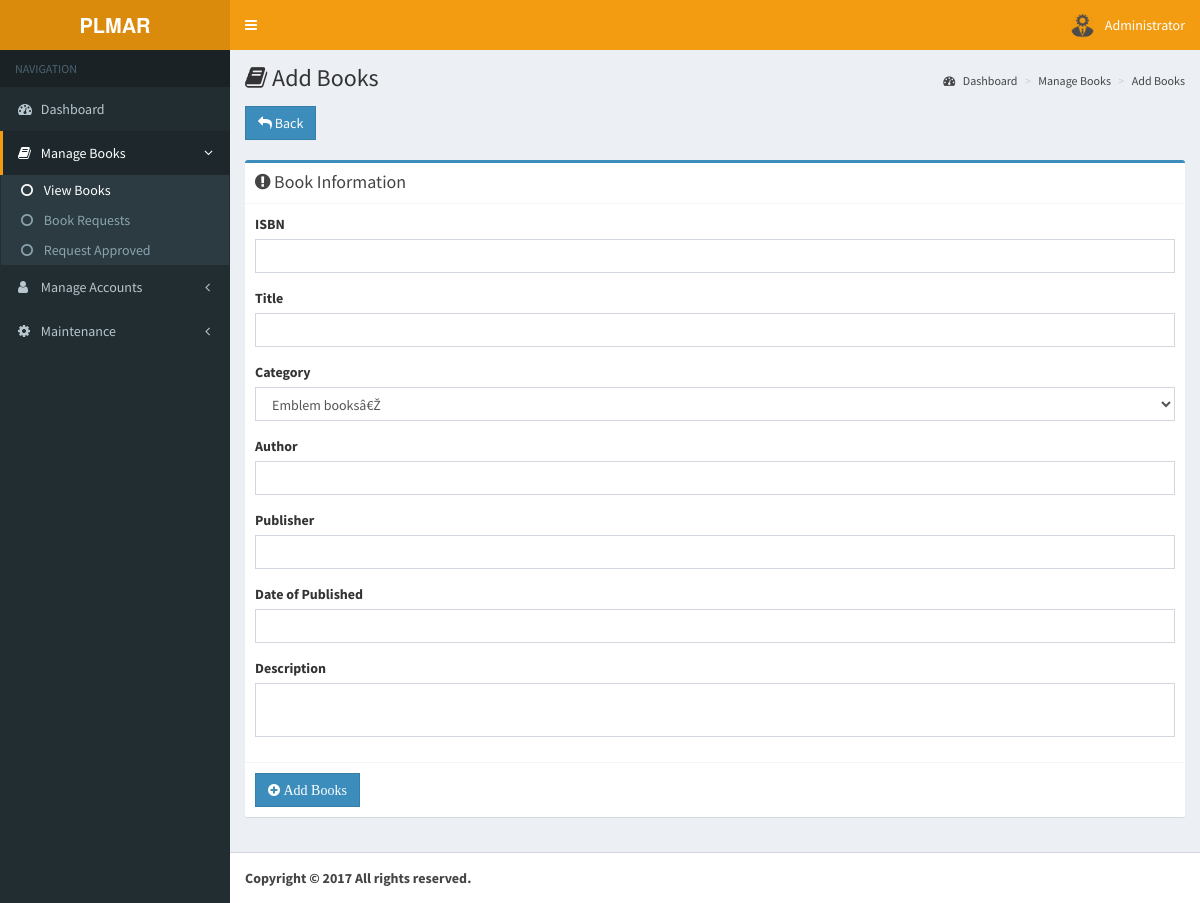
Screenshot of /pages/admin/add-books.php (signed in) with the database file from the repository.
### tables this page shows
CREATE TABLE `pl_account_tbl` (
  `id` int(11) NOT NULL,
  `image` varchar(255) NOT NULL,
  `student_id` varchar(255) NOT NULL,
  `name` varchar(255) NOT NULL,
  `email` varchar(255) NOT NULL,
  `gender` varchar(255) NOT NULL,
  `username` varchar(255) NOT NULL,
  `password` varchar(255) NOT NULL,
  `role` varchar(255) NOT NULL,
  `date` timestamp NOT NULL DEFAULT CURRENT_TIMESTAMP ON UPDATE CURRENT_TIMESTAMP
);

### pages/admin/add-books.php (the view, shortened to what this page needs)
<?php
include '../../functions/functions.php';
$query = $db->query("SELECT * FROM pl_account_tbl WHERE id = ".$_SESSION['admin']);
$row = $query->fetch_object();
$name = $row->name;
$image = $row->image;
?>
<!DOCTYPE html>
<html>
<head>
  <link rel="stylesheet" href="../../bootstrap/css/bootstrap.min.css">
  <link rel="stylesheet" href="https://cdnjs.cloudflare.com/ajax/libs/font-awesome/4.5.0/css/font-awesome.min.css">
  <link rel="stylesheet" href="https://cdnjs.cloudflare.com/ajax/libs/ionicons/2.0.1/css/ionicons.min.css">
  <link rel="stylesheet" href="../../dist/css/AdminLTE.min.css">
  <link rel="stylesheet" href="../../plugins/select2/select2.min.css">
  <link rel="stylesheet" href="../../dist/css/skins/skin-yellow.min.css">
  <link rel="stylesheet" type="text/css" href="../../dist/css/jquery.ui.css">
  <link rel="stylesheet" type="text/css" href="../../dist/sweetalert/dist/sweetalert.css">
  <link rel="stylesheet" type="text/css" href="../../dist/sweetalert/themes/twitter/twitter.css">
</head>
<body class="hold-transition skin-yellow sidebar-mini">
<div class="wrapper">
  <header class="main-header">
    <a class="logo">
      <span class="logo-lg"><b>PLMAR</b></span>
    </a>
    <nav class="navbar navbar-static-top" role="navigation">
      <a href="#" class="sidebar-toggle" data-toggle="offcanvas" role="button">
      </a>
      <div class="navbar-custom-menu">
        <ul class="nav navbar-nav">
          <li class="dropdown user user-menu">
            <a href="#" class="dropdown-toggle" data-toggle="dropdown">
              <img src="../../<?php echo $image?>" class="user-image" alt="User Image">
              <span class="hidden-xs"><?php echo$name?></span>
            </a>
          </li>
        </ul>
      </div>
    </nav>
  </header>
  <aside class="main-sidebar">
    <section class="sidebar">
      <ul class="sidebar-menu">
        <li class="header">NAVIGATION</li>
        <li ><a href="dashboard.php"><i class="fa fa-dashboard"></i> <span>Dashboard</span></a></li>
        <li class="treeview active">
          <a href="#">
            <i class="fa fa-book"></i> <span> Manage Books</span>
            <span class="pull-right-container">
              <i class="fa fa-angle-left pull-right"></i>
            </span>
          </a>
          <ul class="treeview-menu">
            <li class="active"><a href="view-books.php"><i class="fa fa-circle-o"></i> View Books</a></li>
            <li><a href="book-requests.php"><i class="fa fa-circle-o"></i> Book Requests</a></li>
            <li><a href="request-approved.php"><i class="fa fa-circle-o"></i> Request Approved</a></li>
          </ul>
        </li>
        <li class="treeview">
          <a href="#">
            <i class="fa fa-user"></i> <span> Manage Accounts</span>
            <span class="pull-right-container">
              <i class="fa fa-angle-left pull-right"></i>
            </span>
          </a>
        </li>
        <li class="treeview">
          <a href="#">
            <i class="fa fa-gear"></i> <span> Maintenance</span>
            <span class="pull-right-container">
              <i class="fa fa-angle-left pull-right"></i>
            </span>
          </a>
        </li>
      </ul>
    </section>
  </aside>
  <div class="content-wrapper">
    <section class="content-header">
      <h1><i class="fa fa-book"></i> Add Books</h1>
      <ol class="breadcrumb">
        <li><a href="#"><i class="fa fa-dashboard"></i> Dashboard</a></li>
        <li><a href="#">Manage Books</a></li>
        <li class="active"><a href="#">Add Books</a></li>
      </ol>
    </section>
    <section class="content">
    <div class="row">
      <div class="col-md-12 col-xs-12">
        <a class="btn btn-primary flat" href="view-books.php"><i class="fa fa-reply"></i> Back</a>
      </div>
    </div>
    <br>
    <div class="row">
        <div class="col-md-12 col-xs-12">
          <div class="box box-primary">
            <div class="box-header with-border">
              <h3 class="box-title"><i class="fa fa-exclamation-circle"></i> Book Information</h3>
            </div>
            <form role="form" method="POST" data-parsley-validate>
              <div class="box-body">
                <div class="form-group">
                  <label for="ISBN">ISBN</label>
                  <input type="text" class="form-control"  name="isbn" required>
                </div>
                <div class="form-group">
                  <label for="title">Title</label>
                  <input type="text" class="form-control"  name="title" required>
                </div>
                <div class="form-group">
                  <label for="Category">Category</label>
                  <select name="category" class="form-control" required="required" >
                      <?php
                      $query = $db->query("SELECT category FROM pl_books_category_tbl");
                      while ($row = $query->fetch_object()){
                      echo '<option value="'.$row->category.'">'.$row->category.'</option>';
                      }
                      ?>
                  </select>
                </div>
                <div class="form-group">
                  <label for="author">Author</label>
                  <input type="text" class="form-control"  name="author" required>
                </div>
                <div class="form-group">
                  <label for="publisher">Publisher</label>
                  <input type="text" class="form-control"  name="publisher" required>
                </div>
                <div class="form-group">
                  <label for="publisher">Date of Published</label>
                  <input type="text" id="datepicker" class="form-control"  name="published_date" required>
                </div>
                <div class="form-group">
                  <label for="description">Description</label>
                  <textarea class="form-control" style="resize:none" name="description" required></textarea>
                </div>
              </div>
              <div class="box-footer">
                <button type="submit" name="btn-add-books" class="btn btn-primary flat"><i class="fa fa-plus-circle"> Add Books</i></button>
              </div>
            </form>
          </div>
          </div>
    </div>
    </section>
  </div>
  <footer class="main-footer">
    <strong>Copyright &copy; <?php echo date('Y')?> All rights reserved.
  </footer>
</div>
</body>
</html>

### rows the page displays
pl_account_tbl: image (picture), name "Administrator"

### other values shown
form field category "Emblem booksâ€Ž"
